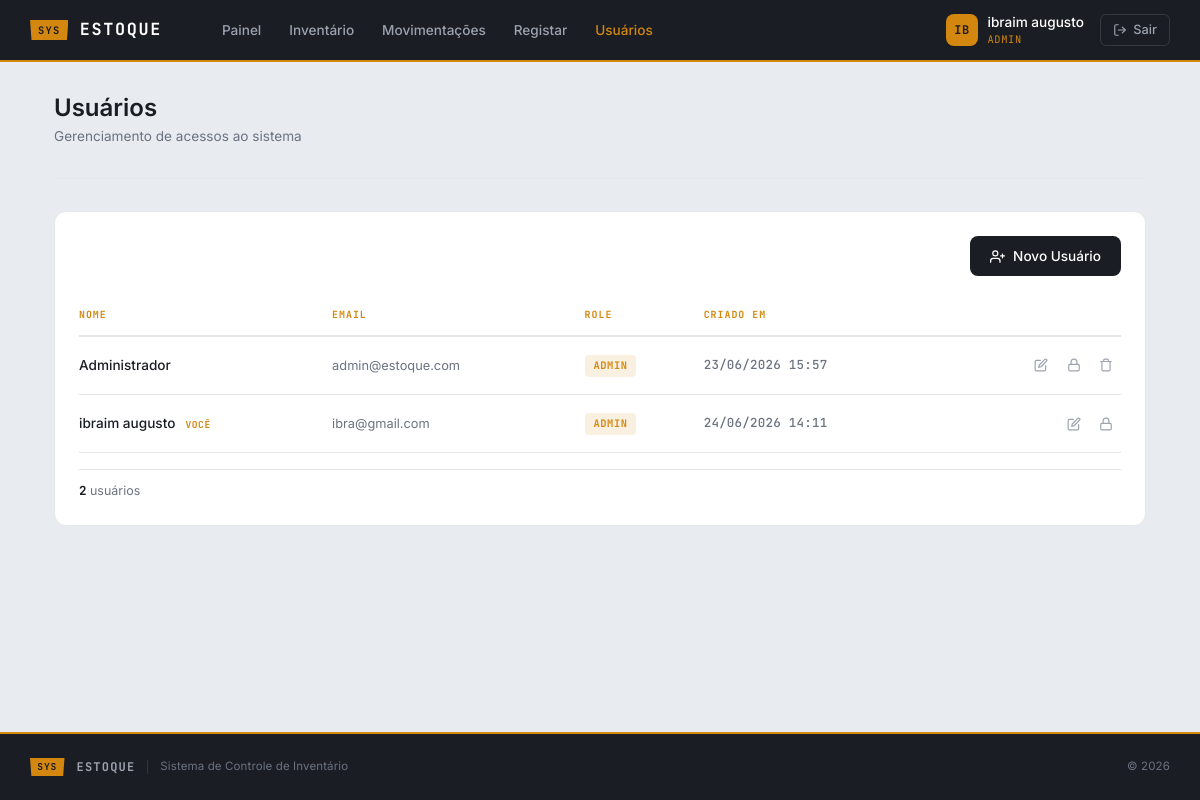
The page /pages/Usuarios.php (signed in) on the database its author committed.
### tables this page shows
CREATE TABLE `usuarios` (
  `id` int(255) NOT NULL,
  `nome` varchar(100) NOT NULL,
  `email` varchar(100) NOT NULL,
  `senha` varchar(255) NOT NULL,
  `role` enum('admin','funcionario') NOT NULL,
  `criado_em` timestamp NOT NULL DEFAULT current_timestamp()
);

### model/Usuario.php (called while the page is built, shortened)
<?php
class Usuario
{
    private $conn;
    public function __construct($conn)
    {
        $this->conn = $conn;
    }
    public function listarTodos()
    {
        $sql = "SELECT id, nome, email, role, criado_em FROM usuarios ORDER BY nome ASC";
        $query = $this->conn->prepare($sql);
        $query->execute();
        $result = $query->get_result();
        return $result->fetch_all(MYSQLI_ASSOC);
    }
}

### pages/Usuarios.php (the view, shortened to what this page needs)
<?php
require_once __DIR__ . "/../config/Database.php";
require_once __DIR__ . "/../model/Usuario.php";
$db = new Database();
$conn = $db->conectar();
$usuario = new Usuario($conn);
$usuarios = $usuario->listarTodos();
$totalUsuarios = count($usuarios);
require_once "layouts/header.php";
?>
<div class="app-body">
    <div class="app-container">
        <div class="page-header">
            <h1>Usuários</h1>
            <p>Gerenciamento de acessos ao sistema</p>
        </div>
        <div class="card-app">
            <div class="list-toolbar">
                <div class="list-toolbar-right" style="margin-left:auto;">
                    <button type="button" class="btn-primary-app" data-bs-toggle="modal" data-bs-target="#criarModal">
                        <svg viewBox="0 0 24 24"><path d="M16 21v-2a4 4 0 0 0-4-4H5a4 4 0 0 0-4 4v2"/><circle cx="8.5" cy="7" r="4"/><line x1="20" y1="8" x2="20" y2="14"/><line x1="23" y1="11" x2="17" y2="11"/></svg>
                        Novo Usuário
                    </button>
                </div>
            </div>
            <?php if (empty($usuarios)): ?>
            <div class="empty-state">
                <svg viewBox="0 0 24 24"><path d="M17 21v-2a4 4 0 0 0-4-4H5a4 4 0 0 0-4 4v2"/><circle cx="9" cy="7" r="4"/><path d="M23 21v-2a4 4 0 0 0-3-3.87"/><path d="M16 3.13a4 4 0 0 1 0 7.75"/></svg>
                <h3>Nenhum usuário registado</h3>
                <p>Crie o primeiro usuário para conceder acesso ao sistema.</p>
            </div>
            <?php else: ?>
            <div class="list-table-wrap">
                <table class="list-table">
                    <thead>
                        <tr>
                            <th>Nome</th>
                            <th>Email</th>
                            <th>Role</th>
                            <th>Criado em</th>
                            <th></th>
                        </tr>
                    </thead>
                    <tbody>
                        <?php foreach ($usuarios as $u):
                            $isSelf = (int)$u['id'] === (int)$_SESSION['id'];
                        ?>
                        <tr>
                            <td class="cell-name">
                                <?= htmlspecialchars($u['nome']) ?>
                                <?php if ($isSelf): ?>
                                <span style="font-family:var(--font-tag);font-size:0.6rem;font-weight:700;letter-spacing:0.06em;color:var(--c-amber);margin-left:0.4rem;text-transform:uppercase;">VOCÊ</span>
                                <?php endif; ?>
                            </td>
                            <td class="cell-category"><?= htmlspecialchars($u['email']) ?></td>
                            <td>
                                <span class="role-badge role-<?= $u['role'] ?>"><?= $u['role'] === 'admin' ? 'Admin' : 'Funcionário' ?></span>
                            </td>
                            <td class="cell-code"><?= date('d/m/Y H:i', strtotime($u['criado_em'])) ?></td>
                            <td>
                                <div class="action-group">
                                    <button type="button" class="action-btn edit" title="Editar" data-bs-toggle="modal" data-bs-target="#editarModal"
                                        data-id="<?= $u['id'] ?>"
                                        data-nome="<?= htmlspecialchars($u['nome'], ENT_QUOTES) ?>"
                                        data-email="<?= htmlspecialchars($u['email'], ENT_QUOTES) ?>"
                                        data-role="<?= $u['role'] ?>">
                                        <svg viewBox="0 0 24 24"><path d="M11 4H4a2 2 0 0 0-2 2v14a2 2 0 0 0 2 2h14a2 2 0 0 0 2-2v-7"/><path d="M18.5 2.5a2.121 2.121 0 0 1 3 3L12 15l-4 1 1-4 9.5-9.5z"/></svg>
                                    </button>
                                    <button type="button" class="action-btn edit" title="Alterar Senha" data-bs-toggle="modal" data-bs-target="#senhaModal"
                                        data-id="<?= $u['id'] ?>"
                                        data-nome="<?= htmlspecialchars($u['nome'], ENT_QUOTES) ?>">
                                        <svg viewBox="0 0 24 24"><rect x="3" y="11" width="18" height="11" rx="2" ry="2"/><path d="M7 11V7a5 5 0 0 1 10 0v4"/></svg>
                                    </button>
                                    <?php if (!$isSelf): ?>
                                    <button type="button" class="action-btn delete" title="Excluir" data-bs-toggle="modal" data-bs-target="#deleteModal"
                                        data-id="<?= $u['id'] ?>"
                                        data-nome="<?= htmlspecialchars($u['nome'], ENT_QUOTES) ?>">
                                        <svg viewBox="0 0 24 24"><polyline points="3 6 5 6 21 6"/><path d="M19 6v14a2 2 0 0 1-2 2H7a2 2 0 0 1-2-2V6m3 0V4a2 2 0 0 1 2-2h4a2 2 0 0 1 2 2v2"/></svg>
                                    </button>
                                    <?php endif; ?>
                                </div>
                            </td>
                        </tr>
                        <?php endforeach; ?>
                    </tbody>
                </table>
            </div>
            <div class="list-summary">
                <span><strong><?= $totalUsuarios ?></strong> usuários</span>
            </div>
            <?php endif; ?>
        </div>
    </div>
</div>
<?php require_once "layouts/footer.php"; ?>

### public/css/app.css (style rules this page uses)
:root { --c-deep: #1A1D23; --c-deep-mid: #252830; --c-paper: #E8ECF1; --c-amber: #D4870E; --c-amber-light: #F5B942; --c-white: #FFFFFF; --c-muted: #6B7280; --c-muted-light: #9CA3AF; --c-border: #D1D5DB; --c-border-light: #E5E7EB; --c-input-bg: #F3F4F6; --c-error: #DC2626; --c-success: #059669; --font-body: 'Inter', system-ui, sans-serif; --font-tag: 'JetBrains Mono', monospace; }
*, *::before, *::after { margin: 0; padding: 0; box-sizing: border-box; }
body { font-family: var(--font-body); background: var(--c-paper); color: var(--c-deep); min-height: 100vh; display: flex; flex-direction: column; }
.app-body { flex: 1; padding: 2rem 0; }
.app-container { max-width: 1140px; margin: 0 auto; padding: 0 1.5rem; width: 100%; }
.page-header { margin-bottom: 2rem; padding-bottom: 1rem; border-bottom: 1px solid var(--c-border-light); }
.page-header h1 { font-size: 1.5rem; font-weight: 600; color: var(--c-deep); margin-bottom: 0.2rem; }
.page-header p { font-size: 0.85rem; color: var(--c-muted); }
.btn-primary-app { display: inline-flex; align-items: center; gap: 0.5rem; padding: 0.6rem 1.25rem; background: var(--c-deep); color: var(--c-white); border: none; border-radius: 8px; font-family: var(--font-body); font-size: 0.85rem; font-weight: 500; cursor: pointer; transition: background 0.15s; }
.btn-primary-app svg { width: 15px; height: 15px; stroke: currentColor; fill: none; stroke-width: 2; stroke-linecap: round; stroke-linejoin: round; }
.card-app { background: var(--c-white); border: 1px solid var(--c-border-light); border-radius: 12px; padding: 1.5rem; }
.list-toolbar { display: flex; align-items: center; gap: 0.75rem; margin-bottom: 1.25rem; }
.list-toolbar-right { display: flex; align-items: center; gap: 0.5rem; flex-shrink: 0; }
.list-table-wrap { overflow-x: auto; }
.list-table { width: 100%; border-collapse: separate; border-spacing: 0; font-size: 0.85rem; }
.list-table thead th { font-family: var(--font-tag); font-size: 0.62rem; font-weight: 700; letter-spacing: 0.1em; text-transform: uppercase; color: var(--c-amber); padding: 0.75rem 0.5rem; border-bottom: 2px solid var(--c-border-light); text-align: left; white-space: nowrap; }
.list-table thead th:first-child { padding-left: 0; }
.list-table thead th:last-child { padding-right: 0; text-align: right; }
.list-table tbody tr { transition: background 0.12s; }
.list-table tbody td { padding: 0.85rem 0.5rem; border-bottom: 1px solid var(--c-border-light); vertical-align: middle; }
.list-table tbody td:first-child { padding-left: 0; }
.list-table tbody td:last-child { padding-right: 0; text-align: right; }
.cell-code { font-family: var(--font-tag); font-size: 0.78rem; font-weight: 500; color: var(--c-muted); letter-spacing: 0.02em; }
.cell-name { font-weight: 500; color: var(--c-deep); }
.cell-category { color: var(--c-muted); font-size: 0.8rem; }
.action-group { display: inline-flex; align-items: center; gap: 0.15rem; }
.action-btn { display: inline-flex; align-items: center; justify-content: center; width: 30px; height: 30px; border: 1.5px solid transparent; border-radius: 6px; background: none; cursor: pointer; transition: all 0.15s; text-decoration: none; }
.action-btn svg { width: 14px; height: 14px; stroke: currentColor; fill: none; stroke-width: 2; stroke-linecap: round; stroke-linejoin: round; }
.action-btn.edit { color: var(--c-muted-light); }
.action-btn.delete { color: var(--c-muted-light); }
.list-summary { display: flex; align-items: center; justify-content: space-between; margin-top: 1rem; padding-top: 0.75rem; border-top: 1px solid var(--c-border-light); }
.list-summary span { font-size: 0.78rem; color: var(--c-muted); }
.list-summary strong { font-family: var(--font-tag); font-weight: 700; color: var(--c-deep); }
.role-badge { font-family: var(--font-tag); font-size: 0.65rem; font-weight: 700; letter-spacing: 0.06em; text-transform: uppercase; padding: 0.2rem 0.55rem; border-radius: 4px; display: inline-block; }
.role-badge.role-admin { background: rgba(212, 135, 14, 0.12); color: var(--c-amber); }

### rows shown on the page
usuarios: nome "Administrador", email "admin@estoque.com", role "ADMIN", criado_em "23/06/2026 15:57"
usuarios: nome "ibraim augusto", shows "VOCÊ", email "ibra@gmail.com", role "ADMIN", criado_em "24/06/2026 14:11"

### other values the page prints
substr($_SESSION['nome'] ?? 'U', 0, 2) "IB"
$_SESSION['nome'] "ibraim augusto"
$_SESSION['role'] "ADMIN"
$totalUsuarios "2"
